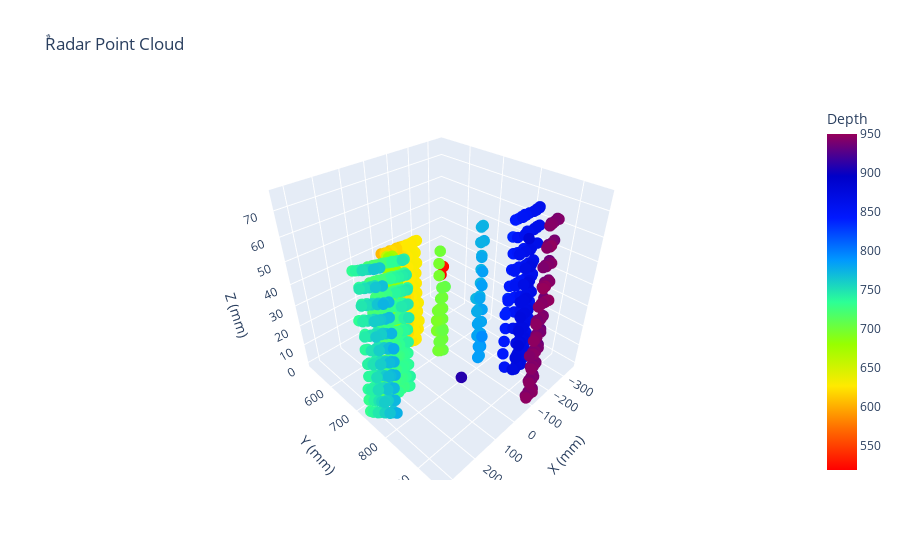
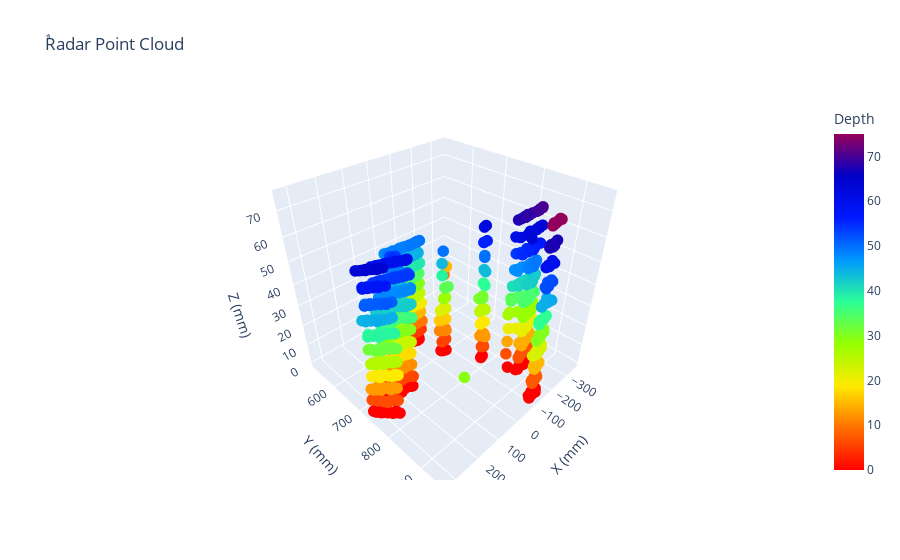

These figures' notebook cell, in order:
### Markdown cell above
# 1 ) Corner mapping experement
![title](img/corner.jpg)

### Code cell
plot_3D("3D_corner",'y')
plot_3D("3D_corner",'z')

### Figure 1 — Plotly figure (JSON) as saved in the notebook; plotly's stock layout.template omitted (floating-point values rounded to 4 significant figures; data arrays with more than 128 entries replaced by an {"elided": "..."} marker saying what was removed)
{"data": [{"hovertemplate": "X (mm)=%{x}<br>Y (mm)=%{y}<br>Z (mm)=%{z}<br>Depth=%{marker.color}<extra></extra>", "legendgroup": "", "marker": {"color": {"elided": "935 float values"}, "coloraxis": "coloraxis", "line": {"width": 0}, "opacity": 1, "size": 4, "symbol": "circle"}, "mode": "markers", "name": "", "scene": "scene", "showlegend": false, "type": "scatter3d", "x": {"elided": "935 float values"}, "y": {"elided": "935 float values"}, "z": {"elided": "935 float values"}}], "layout": {"coloraxis": {"cmax": 950.3, "cmin": 518.8, "colorbar": {"title": {"text": "Depth"}}, "colorscale": [[0, "rgb(255,0,0)"], [0.125, "rgb(255,111,0)"], [0.25, "rgb(255,234,0)"], [0.375, "rgb(151,255,0)"], [0.5, "rgb(44,255,150)"], [0.625, "rgb(0,152,255)"], [0.75, "rgb(0,25,255)"], [0.875, "rgb(0,0,200)"], [1, "rgb(150,0,90)"]]}, "legend": {"tracegroupgap": 0}, "scene": {"domain": {"x": [0, 1], "y": [0, 1]}, "xaxis": {"title": {"text": "X (mm)"}}, "yaxis": {"title": {"text": "Y (mm)"}}, "zaxis": {"title": {"text": "Z (mm)"}}}, "title": {"text": "ٌRadar Point Cloud"}}}

### Figure 2 — Plotly figure (JSON) as saved in the notebook; plotly's stock layout.template omitted (floating-point values rounded to 4 significant figures; data arrays with more than 128 entries replaced by an {"elided": "..."} marker saying what was removed)
{"data": [{"hovertemplate": "X (mm)=%{x}<br>Y (mm)=%{y}<br>Z (mm)=%{z}<br>Depth=%{marker.color}<extra></extra>", "legendgroup": "", "marker": {"color": {"elided": "935 float values"}, "coloraxis": "coloraxis", "line": {"width": 0}, "opacity": 1, "size": 4, "symbol": "circle"}, "mode": "markers", "name": "", "scene": "scene", "showlegend": false, "type": "scatter3d", "x": {"elided": "935 float values"}, "y": {"elided": "935 float values"}, "z": {"elided": "935 float values"}}], "layout": {"coloraxis": {"cmax": 75.01, "cmin": 0, "colorbar": {"title": {"text": "Depth"}}, "colorscale": [[0, "rgb(255,0,0)"], [0.125, "rgb(255,111,0)"], [0.25, "rgb(255,234,0)"], [0.375, "rgb(151,255,0)"], [0.5, "rgb(44,255,150)"], [0.625, "rgb(0,152,255)"], [0.75, "rgb(0,25,255)"], [0.875, "rgb(0,0,200)"], [1, "rgb(150,0,90)"]]}, "legend": {"tracegroupgap": 0}, "scene": {"domain": {"x": [0, 1], "y": [0, 1]}, "xaxis": {"title": {"text": "X (mm)"}}, "yaxis": {"title": {"text": "Y (mm)"}}, "zaxis": {"title": {"text": "Z (mm)"}}}, "title": {"text": "ٌRadar Point Cloud"}}}
